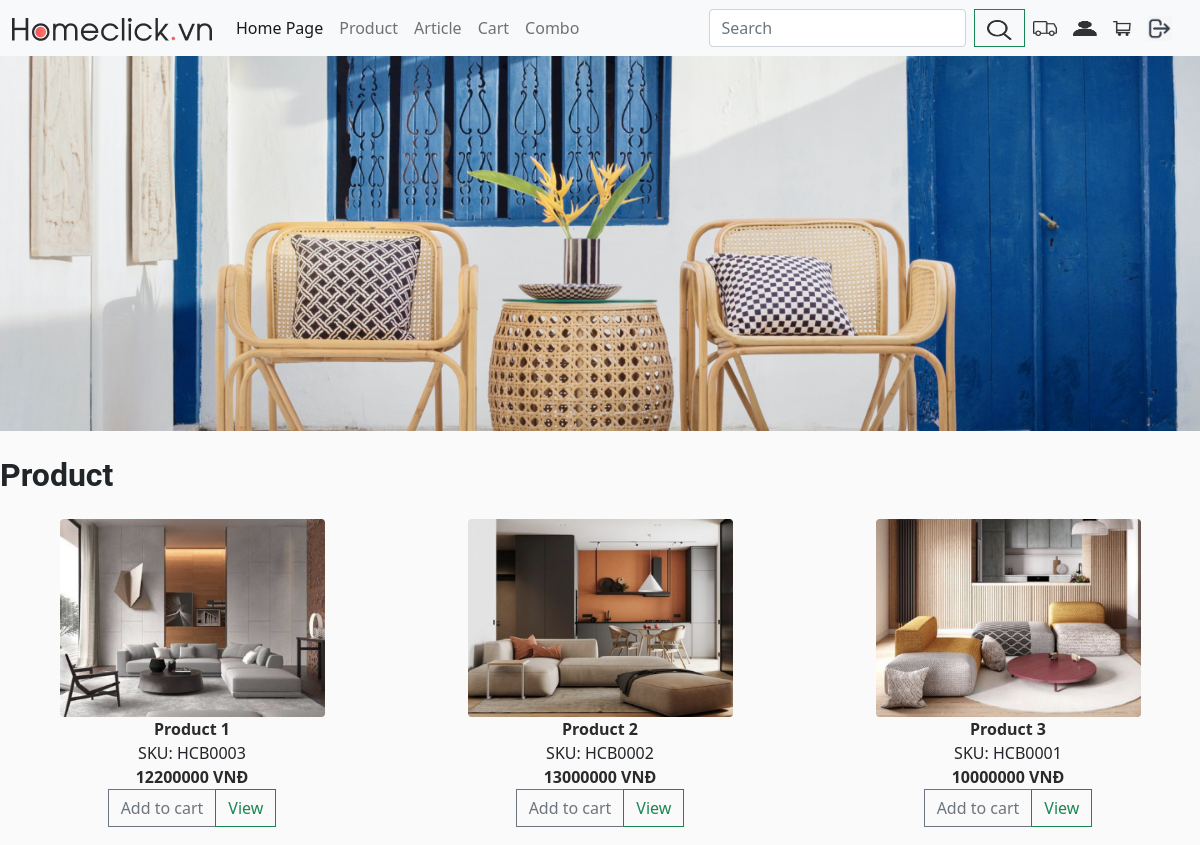
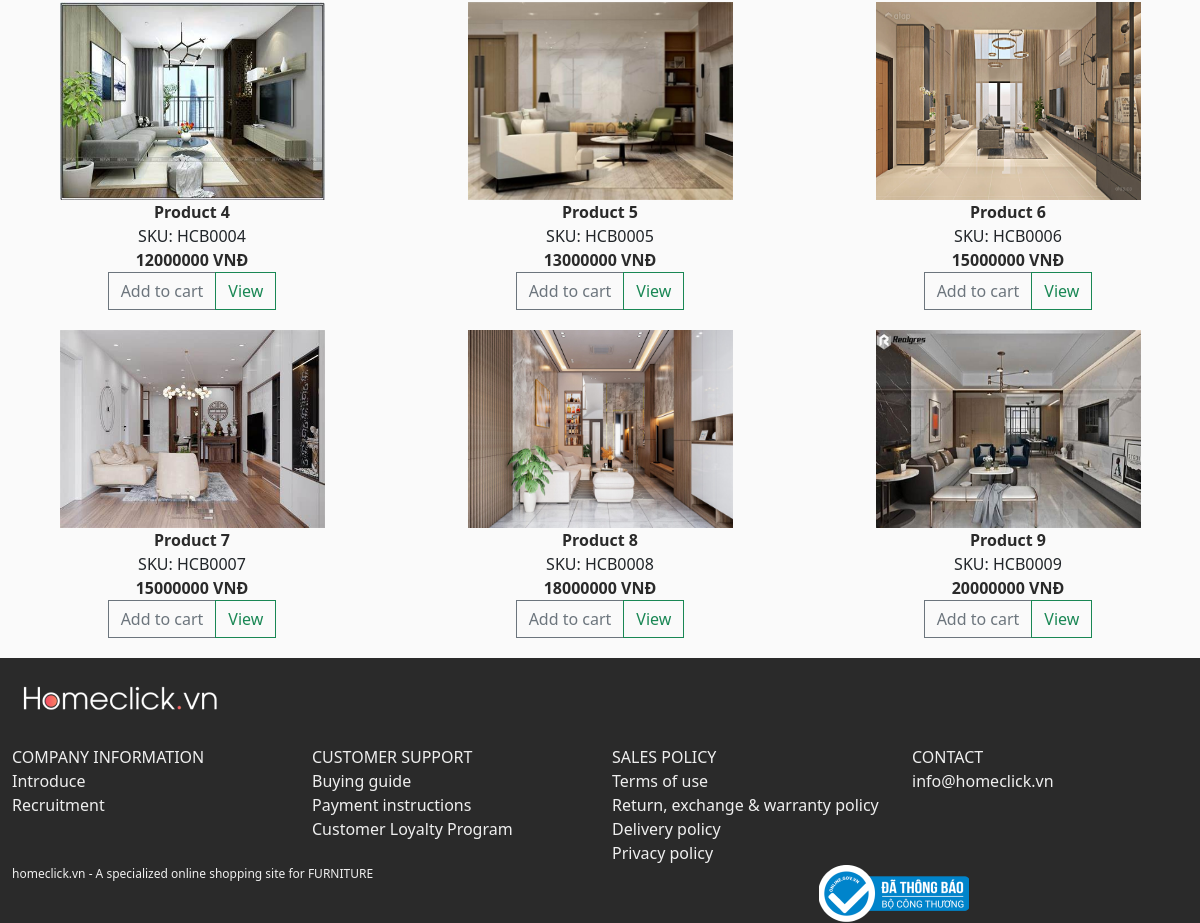
The app's page /product/ with its own data (2 pictures, top to bottom).
### app/models.py (models this page shows, shortened)
class Product(models.Model):
    name = models.CharField(max_length=200, null=True)
    price =models.FloatField()
    code = models.CharField(max_length=20, null=True)
    digital = models.BooleanField(default=False, null=True, blank=False)
    image = models.ImageField(upload_to='products/', null=True, blank=True)
    @property
    def ImageURL(self):
        try:
            url = self.image.url
        except:
            url = ''
        return url

### app/views.py (the view)
# urls.py: path('product/',views.product, name="product"),
def product(request):
    is_admin = _is_admin(request)
    customer, order, items, cartItems = _get_order_context(request)
    products = Product.objects.all()
    context = {
        "products": products,
        "cartItems": cartItems,
        "is_admin": is_admin,
    }
    return render(request, "app/product.html", context)

### app/views.py (called while the page is built)
def _is_admin(request) -> bool:
    return bool(request.session.get("admin", False))

def _get_order_context(request):
    if request.user.is_authenticated and not _is_admin(request) and hasattr(request.user, "customer"):
        customer = request.user.customer
        order, _ = Order.objects.get_or_create(customer=customer, complete=False)
        items = order.orderitem_set.all()
        cartItems = order.get_cart_items
        return customer, order, items, cartItems
    customer = None
    order = {'get_cart_items': 0, 'get_cart_total': 0}
    items = []
    cartItems = 0
    return customer, order, items, cartItems

### app/templates/app/product.html (shortened to what this page needs)
{% extends 'app/base.html' %}
{% load static %}
{% block product_content %}
  <div id="body" class="container-fluid p-0">
    <div class="banner-product">
      <img class="img-fluid" src="{% static 'images/BannerProduct.png' %}" alt="" />
    </div>
    <div class="title">Product</div>
    <div class="product-container row p-0">
      {% for product in products %}
        <div class="content col-md-4">
          <img class="product-img" src="{{ product.ImageURL }}" alt="{{ product.name }}" />
          <div class="product-info">
            <div class="product-name">{{ product.name }}</div>
            <div class="product-code">{{ product.code }}</div>
            <div class="product-price">{{ product.price|floatformat:0 }} VNĐ</div>
            <div class="btn-group">
              <button type="button"
                      data-product="{{ product.id }}"
                      data-action="add"
                      class="btn btn-outline-secondary add-btn update-cart">
                Add to cart
              </button>
              <a class="btn btn-outline-success"
                 href="{% url 'product_detail' product.id %}">
                View
              </a>
            </div>
          </div>
        </div>
      {% endfor %}
    </div>
  </div>
{% endblock %}

### app/static/app/css/main.css (style rules this page uses)
body { background-color: hsl(0, 0%, 98%); overflow-x: hidden; }
a { text-decoration: none; }
.btn { border-radius: 0; }

### app/static/app/css/product.css (style rules this page uses)
.product-info { text-align: center; justify-content: center; align-items: center; }
.product-container { display: flex; flex-direction: row; }
.content { margin-bottom: 20px; }
.title { font-family: "Roboto", sans-serif; font-weight: 700; font-size: 32px; margin: 20px 0px; }
.product-name, .article-name { color: #2A2A2A; font-weight: 600; }
.product-price { color: #2A2A2A; font-weight: 600; }
.content { display: flex; flex-direction: column; align-items: center; }
@media (min-width: 768px) { .product-img { width: 180px; height: 125px; } }
@media (min-width: 992px) { .product-img { width: 265px; height: 198px; } }

### app/static/app/css/footer.css (style rules this page uses)
.title { display: flex; flex-direction: row; align-items: center; justify-content: space-between; }

### records on screen
Product: ImageURL (picture), name "Product 1", code "SKU: HCB0003", price "12200000"
Product: ImageURL (picture), name "Product 2", code "SKU: HCB0002", price "13000000"
Product: ImageURL (picture), name "Product 3", code "SKU: HCB0001", price "10000000"
Product: ImageURL (picture), name "Product 4", code "SKU: HCB0004", price "12000000"
Product: ImageURL (picture), name "Product 5", code "SKU: HCB0005", price "13000000"
Product: ImageURL (picture), name "Product 6", code "SKU: HCB0006", price "15000000"
Product: ImageURL (picture), name "Product 7", code "SKU: HCB0007", price "15000000"
Product: ImageURL (picture), name "Product 8", code "SKU: HCB0008", price "18000000"
Product: ImageURL (picture), name "Product 9", code "SKU: HCB0009", price "20000000"
